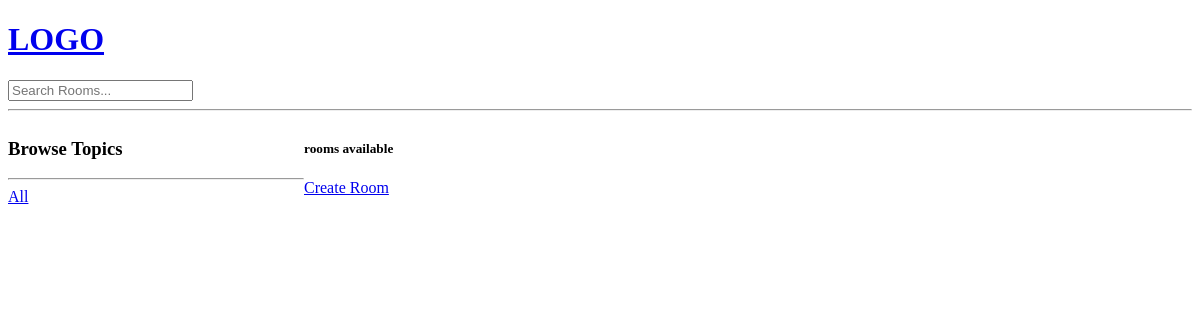
Before: / with the older database file.
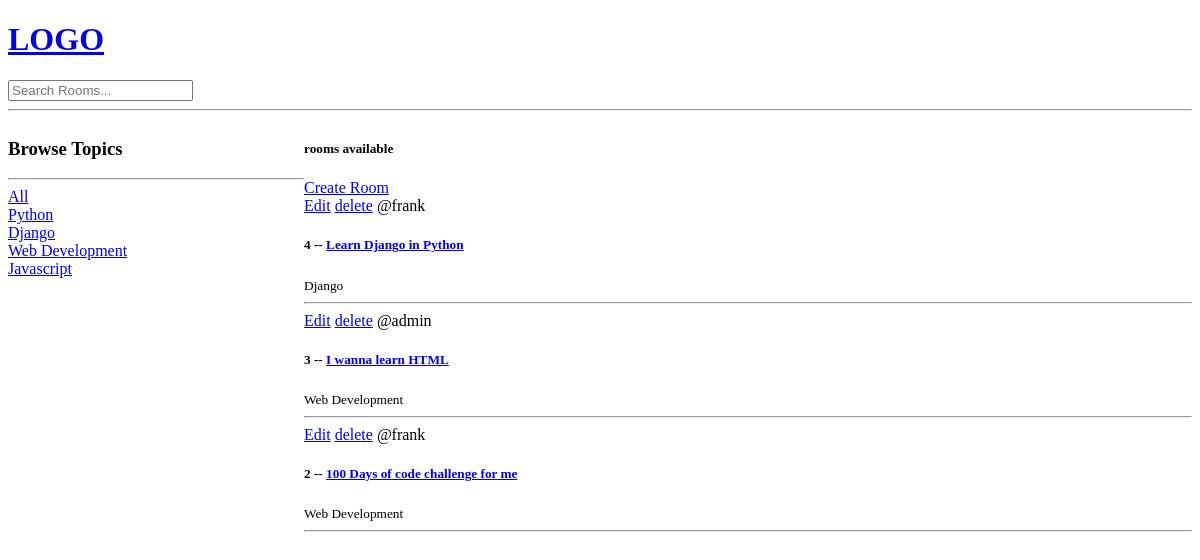
After: the same page with the newer database file.
### base/models.py (models this page shows, shortened)
class Topic(models.Model):
    name = models.CharField(max_length=200)

class Room(models.Model):
    host = models.ForeignKey(User, on_delete=models.SET_NULL, null=True)
    topic = models.ForeignKey(Topic, on_delete=models.SET_NULL, null=True)
    name = models.CharField(max_length=200)
    description = models.TextField(null=True, blank=True)
    updated = models.DateField(auto_now=True)
    created = models.DateTimeField(auto_now_add=True)
    class Meta:
        ordering = ['-updated', '-created']

### base/views.py (the view)
# urls.py: path('', views.home, name="home"),
def home(request):
    q = request.GET.get('q') if request.GET.get('q') != None else ''
    rooms = Room.objects.filter(
        Q(topic__name__icontains=q) |
        Q(name__icontains=q) |
        Q(description__icontains=q)
    )
    topics = Topic.objects.all()
    room_count = rooms.count()
    context = {'rooms': rooms, 'topics': topics, 'room-count': room_count}
    return render(request, 'base/home.html', context)

### base/templates/base/home.html (shortened to what this page needs)
{% extends 'main.html' %}
{% block content %}
<div class="home-container">
    <div>
        <h3>Browse Topics</h3>
        <hr>
        <a href="{% url 'home' %}">All  </a>
        {% for topic in topics %}
            <div>
                <a href="{% url 'home' %}?q={{topic.name}}">{{ topic.name }}</a>
            </div>
        {% endfor %}
    </div>
    <div>
        <h5>{{ room_count }} rooms available</h5>
        <a href="{% url 'create-room' %}">Create Room</a>
        <div>
            {% for room in rooms %}
                <div>
                    <a href="{% url 'update-room' room.id %}">Edit</a>
                    <a href="{% url 'delete-room' room.id %}">delete</a>
                    <span>@{{ room.host.username }}</span>
                    <h5>{{room.id}} -- <a href="{% url 'room' room.id %}">{{room.name}}</a></h5>
                    <small>{{ room.topic.name }}</small>
                    <hr>
                </div>
            {% endfor %}
        </div>
    </div>
</div>
{% endblock %}

### templates/main.html (shortened to what this page needs)
<!DOCTYPE html>
<html lang="en">
<head>
</head>
<body>
    {% include 'navbar.html' %}
    {% block content %}
    {% endblock %}
</body>
</html>

### templates/navbar.html
<a href="/">
    <h1>LOGO</h1>
</a>
<form method="GET" action="{% url 'home' %}">
    <input type="text" name="q" placeholder="Search Rooms..."/>
</form>
<hr>

### base/templates/base/home.html (style rules this page uses)
.home-container { display: grid; grid-template-columns: 1fr 3fr; }

Changed rows visible on the page:
added Topic: name "Python"
added Topic: name "Django"
added Topic: name "Web Development"
added Topic: name "Javascript"
added Room: host.username "frank", id "4", name "Learn Django in Python", topic.name "Django"
added Room: host.username "admin", id "3", name "I wanna learn HTML", topic.name "Web Development"
added Room: host.username "frank", id "2", name "100 Days of code challenge for me", topic.name "Web Development"
